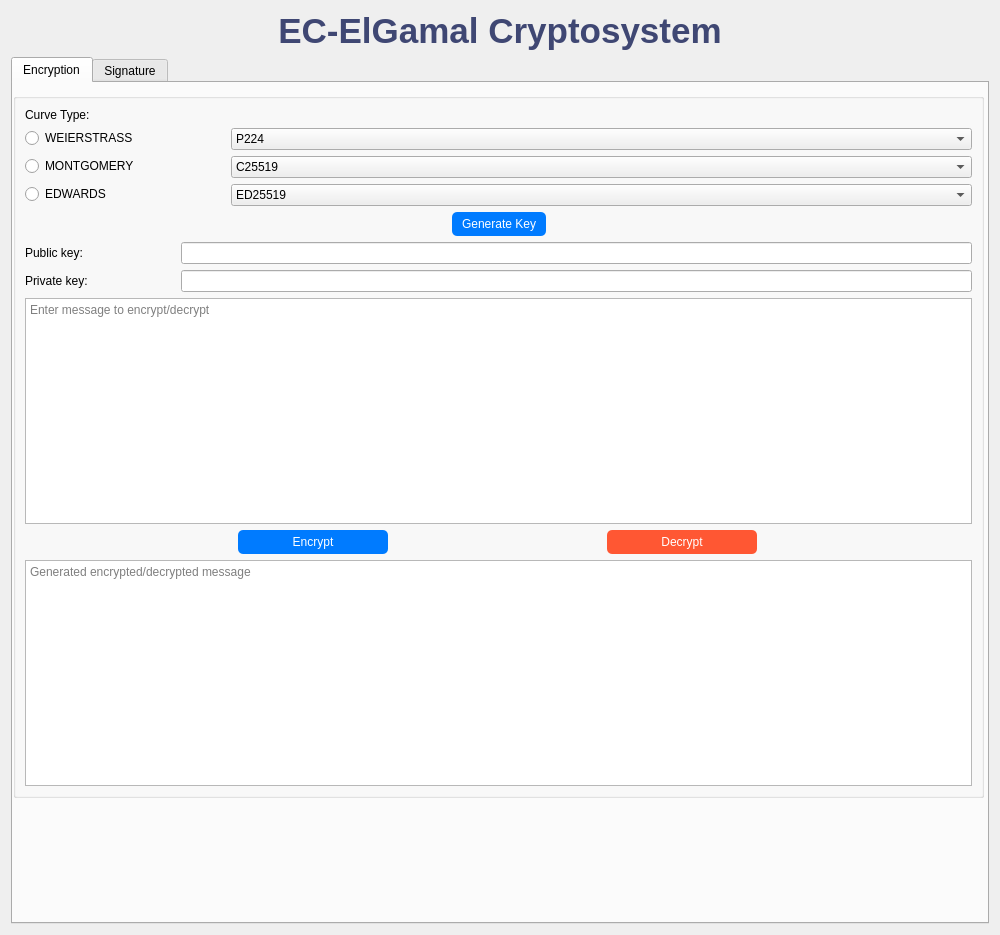
<?xml version="1.0" encoding="UTF-8"?>
<ui version="4.0">
 <class>PKC_Encryption_Schemes</class>
 <widget class="QWidget" name="PKC_Encryption_Schemes">
  <property name="geometry">
   <rect>
    <x>0</x>
    <y>0</y>
    <width>1000</width>
    <height>935</height>
   </rect>
  </property>
  <property name="windowTitle">
   <string>PKC: Encryption Schemes</string>
  </property>
  <layout class="QVBoxLayout" name="mainLayout">
   <item>
    <widget class="QLabel" name="mainTitle">
     <property name="styleSheet">
      <string>font-size: 35px; font-weight: bold; color: #3f4773;</string>
     </property>
     <property name="text">
      <string>EC-ElGamal Cryptosystem</string>
     </property>
     <property name="alignment">
      <set>Qt::AlignmentFlag::AlignCenter</set>
     </property>
    </widget>
   </item>
   <item>
    <widget class="QTabWidget" name="tabWidget">
     <property name="currentIndex">
      <number>0</number>
     </property>
     <widget class="QWidget" name="tab">
      <attribute name="title">
       <string>Encryption</string>
      </attribute>
      <widget class="QGroupBox" name="rsaGroup">
       <property name="geometry">
        <rect>
         <x>0</x>
         <y>10</y>
         <width>971</width>
         <height>705</height>
        </rect>
       </property>
       <layout class="QVBoxLayout" name="rsaLayout">
        <item>
         <widget class="QLabel" name="label_2">
          <property name="text">
           <string>Curve Type:</string>
          </property>
         </widget>
        </item>
        <item>
         <layout class="QFormLayout" name="formLayout">
          <item row="1" column="1">
           <widget class="QComboBox" name="comboBox">
            <property name="maximumSize">
             <size>
              <width>840</width>
              <height>16777215</height>
             </size>
            </property>
            <item>
             <property name="text">
              <string>P224</string>
             </property>
            </item>
            <item>
             <property name="text">
              <string>P256</string>
             </property>
            </item>
            <item>
             <property name="text">
              <string>P384</string>
             </property>
            </item>
            <item>
             <property name="text">
              <string>P521</string>
             </property>
            </item>
            <item>
             <property name="text">
              <string>P256K1</string>
             </property>
            </item>
            <item>
             <property name="text">
              <string>W25519</string>
             </property>
            </item>
            <item>
             <property name="text">
              <string>W448</string>
             </property>
            </item>
           </widget>
          </item>
          <item row="1" column="0">
           <widget class="QRadioButton" name="radioButton">
            <property name="minimumSize">
             <size>
              <width>200</width>
              <height>0</height>
             </size>
            </property>
            <property name="text">
             <string>WEIERSTRASS</string>
            </property>
            <attribute name="buttonGroup">
             <string notr="true">selCurveEnc</string>
            </attribute>
           </widget>
          </item>
         </layout>
        </item>
        <item>
         <layout class="QFormLayout" name="formLayout">
          <item row="1" column="1">
           <widget class="QComboBox" name="comboBox">
            <item>
             <property name="text">
              <string>C25519 </string>
             </property>
            </item>
            <item>
             <property name="text">
              <string>C448</string>
             </property>
            </item>
           </widget>
          </item>
          <item row="1" column="0">
           <widget class="QRadioButton" name="radioButton_1">
            <property name="minimumSize">
             <size>
              <width>200</width>
              <height>0</height>
             </size>
            </property>
            <property name="text">
             <string>MONTGOMERY</string>
            </property>
            <attribute name="buttonGroup">
             <string notr="true">selCurveEnc</string>
            </attribute>
           </widget>
          </item>
         </layout>
        </item>
        <item>
         <layout class="QFormLayout" name="formLayout">
          <item row="1" column="1">
           <widget class="QComboBox" name="comboBox">
            <item>
             <property name="text">
              <string>ED25519 </string>
             </property>
            </item>
            <item>
             <property name="text">
              <string>ED448 </string>
             </property>
            </item>
            <item>
             <property name="text">
              <string>E448</string>
             </property>
            </item>
           </widget>
          </item>
          <item row="1" column="0">
           <widget class="QRadioButton" name="radioButton_2">
            <property name="minimumSize">
             <size>
              <width>200</width>
              <height>0</height>
             </size>
            </property>
            <property name="text">
             <string>EDWARDS</string>
            </property>
            <attribute name="buttonGroup">
             <string notr="true">selCurveEnc</string>
            </attribute>
           </widget>
          </item>
         </layout>
        </item>
        <item>
         <layout class="QHBoxLayout" name="generateRsaKeyLayout">
          <item>
           <spacer name="leftSpacer">
            <property name="orientation">
             <enum>Qt::Orientation::Horizontal</enum>
            </property>
            <property name="sizeType">
             <enum>QSizePolicy::Policy::Expanding</enum>
            </property>
            <property name="sizeHint" stdset="0">
             <size>
              <width>0</width>
              <height>0</height>
             </size>
            </property>
           </spacer>
          </item>
          <item>
           <widget class="QPushButton" name="generateRsaKeyButton">
            <property name="styleSheet">
             <string notr="true">background-color: #007BFF; color: white; padding: 5px 10px; border-radius: 5px;</string>
            </property>
            <property name="text">
             <string>Generate Key</string>
            </property>
           </widget>
          </item>
          <item>
           <spacer name="rightSpacer">
            <property name="orientation">
             <enum>Qt::Orientation::Horizontal</enum>
            </property>
            <property name="sizeType">
             <enum>QSizePolicy::Policy::Expanding</enum>
            </property>
            <property name="sizeHint" stdset="0">
             <size>
              <width>0</width>
              <height>0</height>
             </size>
            </property>
           </spacer>
          </item>
         </layout>
        </item>
        <item>
         <layout class="QFormLayout" name="rsaParametersLayout">
          <item row="0" column="0">
           <widget class="QLabel" name="rsaExponentLabel">
            <property name="minimumSize">
             <size>
              <width>150</width>
              <height>0</height>
             </size>
            </property>
            <property name="text">
             <string>Public key: </string>
            </property>
           </widget>
          </item>
          <item row="0" column="1">
           <widget class="QLineEdit" name="rsaExponentInput"/>
          </item>
         </layout>
        </item>
        <item>
         <layout class="QHBoxLayout" name="horizontalLayout">
          <item>
           <widget class="QLabel" name="label">
            <property name="minimumSize">
             <size>
              <width>150</width>
              <height>0</height>
             </size>
            </property>
            <property name="text">
             <string>Private key:</string>
            </property>
           </widget>
          </item>
          <item>
           <widget class="QLineEdit" name="lineEdit"/>
          </item>
         </layout>
        </item>
        <item>
         <widget class="QTextEdit" name="inputText">
          <property name="placeholderText">
           <string>Enter message to encrypt/decrypt</string>
          </property>
         </widget>
        </item>
        <item>
         <layout class="QHBoxLayout" name="encryptDecryptButtonsLayout">
          <item>
           <widget class="QPushButton" name="encryptButton">
            <property name="maximumSize">
             <size>
              <width>150</width>
              <height>30</height>
             </size>
            </property>
            <property name="styleSheet">
             <string>background-color: #007BFF; color: white; padding: 5px 10px; border-radius: 5px;</string>
            </property>
            <property name="text">
             <string>Encrypt</string>
            </property>
           </widget>
          </item>
          <item>
           <widget class="QPushButton" name="decryptButton">
            <property name="maximumSize">
             <size>
              <width>150</width>
              <height>30</height>
             </size>
            </property>
            <property name="styleSheet">
             <string>background-color: #FF5733; color: white; padding: 5px 10px; border-radius: 5px;</string>
            </property>
            <property name="text">
             <string>Decrypt</string>
            </property>
           </widget>
          </item>
         </layout>
        </item>
        <item>
         <widget class="QTextEdit" name="outputText">
          <property name="readOnly">
           <bool>true</bool>
          </property>
          <property name="placeholderText">
           <string>Generated encrypted/decrypted message</string>
          </property>
         </widget>
        </item>
       </layout>
      </widget>
     </widget>
     <widget class="QWidget" name="tab_2">
      <attribute name="title">
       <string>Signature</string>
      </attribute>
      <widget class="QGroupBox" name="rsaGroup">
       <property name="geometry">
        <rect>
         <x>0</x>
         <y>10</y>
         <width>974</width>
         <height>821</height>
        </rect>
       </property>
       <layout class="QVBoxLayout" name="rsaLayout">
        <item>
         <widget class="QLabel" name="label_2">
          <property name="text">
           <string>Curve Type:</string>
          </property>
         </widget>
        </item>
        <item>
         <layout class="QFormLayout" name="formLayout">
          <item row="1" column="1">
           <widget class="QComboBox" name="comboBox">
            <property name="maximumSize">
             <size>
              <width>840</width>
              <height>16777215</height>
             </size>
            </property>
            <item>
             <property name="text">
              <string>P224</string>
             </property>
            </item>
            <item>
             <property name="text">
              <string>P256</string>
             </property>
            </item>
            <item>
             <property name="text">
              <string>P384</string>
             </property>
            </item>
            <item>
             <property name="text">
              <string>P521</string>
             </property>
            </item>
            <item>
             <property name="text">
              <string>P256K1</string>
             </property>
            </item>
            <item>
             <property name="text">
              <string>W25519</string>
             </property>
            </item>
            <item>
             <property name="text">
              <string>W448</string>
             </property>
            </item>
           </widget>
          </item>
          <item row="1" column="0">
           <widget class="QRadioButton" name="radioButton">
            <property name="minimumSize">
             <size>
              <width>200</width>
              <height>0</height>
             </size>
            </property>
            <property name="text">
             <string>WEIERSTRASS</string>
            </property>
            <attribute name="buttonGroup">
             <string notr="true">selCurveSig</string>
            </attribute>
           </widget>
          </item>
         </layout>
        </item>
        <item>
         <layout class="QFormLayout" name="formLayout">
          <item row="1" column="1">
           <widget class="QComboBox" name="comboBox">
            <item>
             <property name="text">
              <string>C25519 </string>
             </property>
            </item>
            <item>
             <property name="text">
              <string>C448</string>
             </property>
            </item>
           </widget>
          </item>
          <item row="1" column="0">
           <widget class="QRadioButton" name="radioButton_1">
            <property name="minimumSize">
             <size>
              <width>200</width>
              <height>0</height>
             </size>
            </property>
            <property name="text">
             <string>MONTGOMERY</string>
            </property>
            <attribute name="buttonGroup">
             <string notr="true">selCurveSig</string>
            </attribute>
           </widget>
          </item>
         </layout>
        </item>
        <item>
         <layout class="QFormLayout" name="formLayout">
          <item row="1" column="1">
           <widget class="QComboBox" name="comboBox">
            <item>
             <property name="text">
              <string>ED25519 </string>
             </property>
            </item>
            <item>
             <property name="text">
              <string>ED448 </string>
             </property>
            </item>
            <item>
             <property name="text">
              <string>E448</string>
             </property>
            </item>
           </widget>
          </item>
          <item row="1" column="0">
           <widget class="QRadioButton" name="radioButton_2">
            <property name="minimumSize">
             <size>
              <width>200</width>
              <height>0</height>
             </size>
            </property>
            <property name="text">
             <string>EDWARDS</string>
            </property>
            <attribute name="buttonGroup">
             <string notr="true">selCurveSig</string>
            </attribute>
           </widget>
          </item>
         </layout>
        </item>
        <item>
         <layout class="QHBoxLayout" name="generateRsaKeyLayout">
          <item>
           <spacer name="leftSpacer">
            <property name="orientation">
             <enum>Qt::Orientation::Horizontal</enum>
            </property>
            <property name="sizeType">
             <enum>QSizePolicy::Policy::Expanding</enum>
            </property>
            <property name="sizeHint" stdset="0">
             <size>
              <width>0</width>
              <height>0</height>
             </size>
            </property>
           </spacer>
          </item>
          <item>
           <widget class="QPushButton" name="generateRsaKeyButton">
            <property name="styleSheet">
             <string notr="true">background-color: #007BFF; color: white; padding: 5px 10px; border-radius: 5px;</string>
            </property>
            <property name="text">
             <string>Generate Key</string>
            </property>
           </widget>
          </item>
          <item>
           <spacer name="rightSpacer">
            <property name="orientation">
             <enum>Qt::Orientation::Horizontal</enum>
            </property>
            <property name="sizeType">
             <enum>QSizePolicy::Policy::Expanding</enum>
            </property>
            <property name="sizeHint" stdset="0">
             <size>
              <width>0</width>
              <height>0</height>
             </size>
            </property>
           </spacer>
          </item>
         </layout>
        </item>
        <item>
         <layout class="QFormLayout" name="rsaParametersLayout">
          <item row="0" column="0">
           <widget class="QLabel" name="rsaExponentLabel">
            <property name="minimumSize">
             <size>
              <width>150</width>
              <height>0</height>
             </size>
            </property>
            <property name="text">
             <string>Public key: </string>
            </property>
           </widget>
          </item>
          <item row="0" column="1">
           <widget class="QLineEdit" name="rsaExponentInput"/>
          </item>
         </layout>
        </item>
        <item>
         <layout class="QHBoxLayout" name="horizontalLayout">
          <item>
           <widget class="QLabel" name="label">
            <property name="minimumSize">
             <size>
              <width>150</width>
              <height>0</height>
             </size>
            </property>
            <property name="text">
             <string>Private key:</string>
            </property>
           </widget>
          </item>
          <item>
           <widget class="QLineEdit" name="lineEdit"/>
          </item>
         </layout>
        </item>
        <item>
         <widget class="QTextEdit" name="inputText">
          <property name="placeholderText">
           <string>Enter message to sign/verify</string>
          </property>
         </widget>
        </item>
        <item>
         <widget class="QTextEdit" name="inputText">
          <property name="placeholderText">
           <string>Enter signature (for verification only)</string>
          </property>
         </widget>
        </item>
        <item>
         <layout class="QHBoxLayout" name="encryptDecryptButtonsLayout">
          <item>
           <widget class="QPushButton" name="encryptButton">
            <property name="maximumSize">
             <size>
              <width>150</width>
              <height>30</height>
             </size>
            </property>
            <property name="styleSheet">
             <string>background-color: #007BFF; color: white; padding: 5px 10px; border-radius: 5px;</string>
            </property>
            <property name="text">
             <string>Sign</string>
            </property>
           </widget>
          </item>
          <item>
           <widget class="QPushButton" name="decryptButton">
            <property name="maximumSize">
             <size>
              <width>150</width>
              <height>30</height>
             </size>
            </property>
            <property name="styleSheet">
             <string>background-color: #FF5733; color: white; padding: 5px 10px; border-radius: 5px;</string>
            </property>
            <property name="text">
             <string>Verify</string>
            </property>
           </widget>
          </item>
         </layout>
        </item>
        <item>
         <widget class="QTextEdit" name="outputText">
          <property name="readOnly">
           <bool>true</bool>
          </property>
          <property name="placeholderText">
           <string>Generated signature/verification result</string>
          </property>
         </widget>
        </item>
       </layout>
      </widget>
     </widget>
    </widget>
   </item>
  </layout>
 </widget>
 <resources/>
 <connections/>
 <buttongroups>
  <buttongroup name="selCurveSig"/>
  <buttongroup name="selCurveEnc"/>
 </buttongroups>
</ui>
